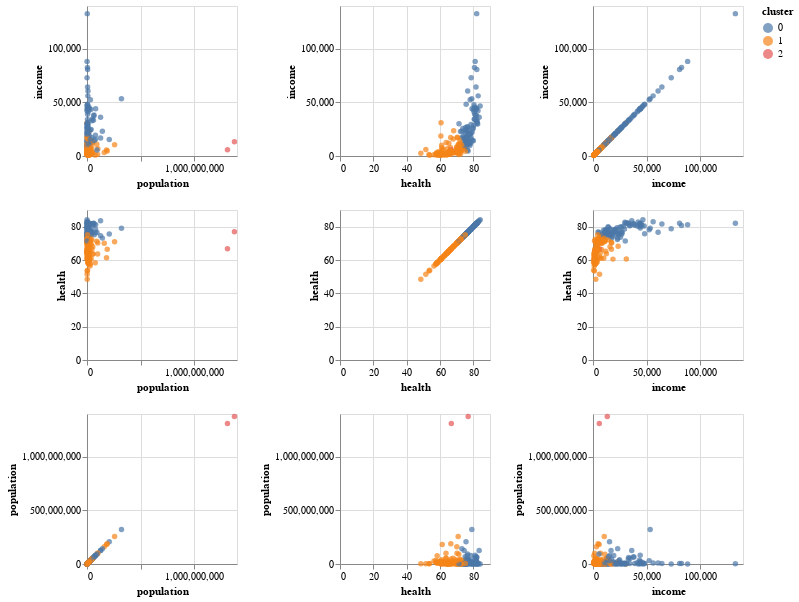

Source (notebook cell):
### Code cell
alt.Chart(gapminder).mark_circle().encode(
    alt.X(alt.repeat("column"), type='quantitative'),
    alt.Y(alt.repeat("row"), type='quantitative'),
    alt.Color('cluster:N')
).properties(
    width=150,
    height=150
).repeat(
    row=['income','health','population'],
    column=list(reversed(['income','health','population']))
)

### Figure 1 — Vega-Lite specification as saved in the notebook (floating-point values rounded to 4 significant figures; data arrays with more than 128 entries replaced by an {"elided": "..."} marker saying what was removed)
{"$schema": "https://vega.github.io/schema/vega-lite/v3.4.0.json", "config": {"background": "white", "mark": {"tooltip": null}, "view": {"height": 300, "width": 400}}, "datasets": {"data-b4eab7f2a5ded6b5f9a4430cf193a51b": {"elided": "187 records"}}, "repeat": {"column": ["population", "health", "income"], "row": ["income", "health", "population"]}, "spec": {"data": {"name": "data-b4eab7f2a5ded6b5f9a4430cf193a51b"}, "encoding": {"color": {"field": "cluster", "type": "nominal"}, "x": {"field": {"repeat": "column"}, "type": "quantitative"}, "y": {"field": {"repeat": "row"}, "type": "quantitative"}}, "height": 150, "mark": "circle", "width": 150}}
